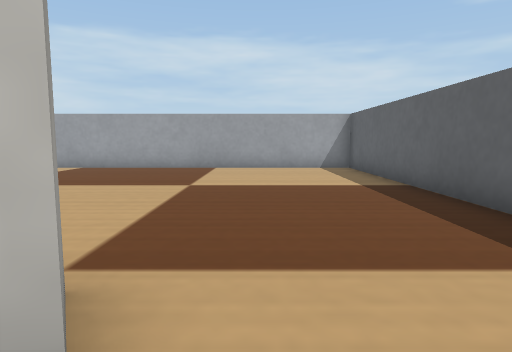
View 1 (above)

16 first-person views from a walk through a world built for the Webots simulator. The camera is 0.05 m above the floor, tilts 6° down and sees 75° across. The floor is counted in squares, 0.05 m on a side. Each view is taken from the middle of a square. On the plan, view 1 faces up. The plan holds only what a view shows up to about 13 squares ahead; the rest is blank. The robots in the file are not drawn. Simple shapes and patterns stand in for the simulator's stock objects.

View 2
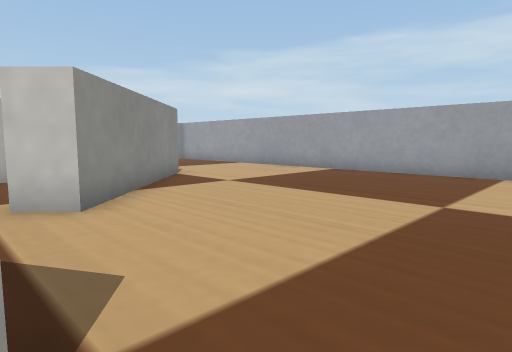

View 3
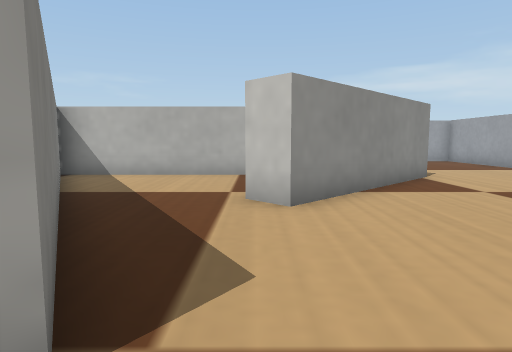

View 4
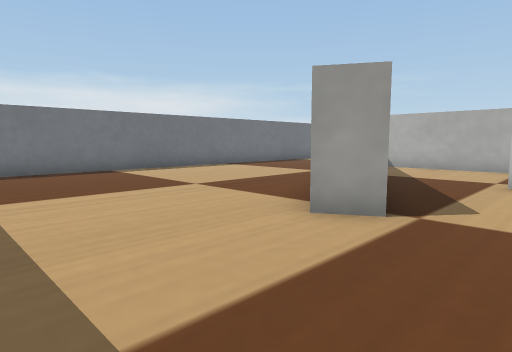

View 5
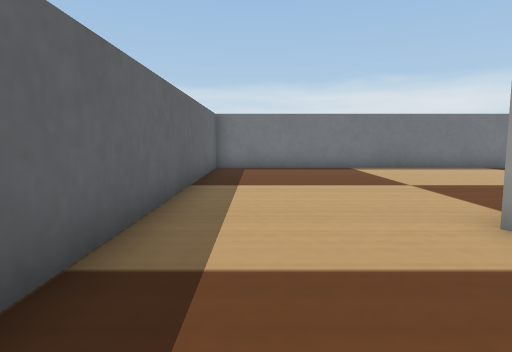

View 6
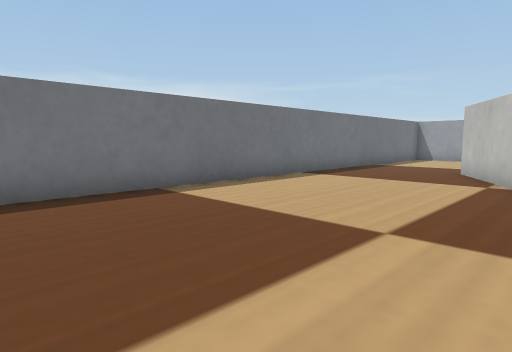

View 7
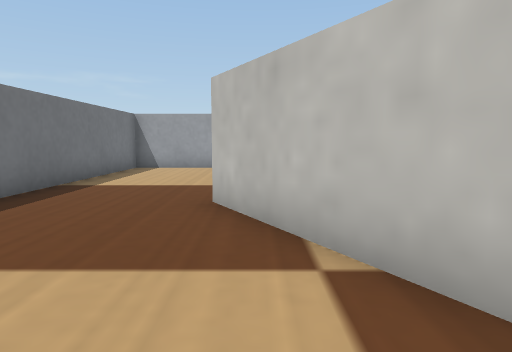

View 8
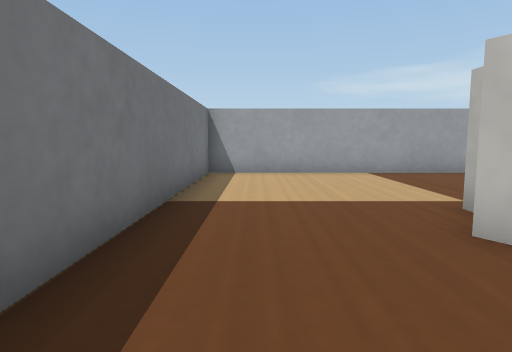

View 9
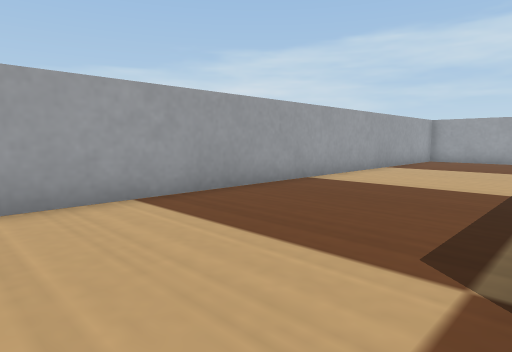

View 10
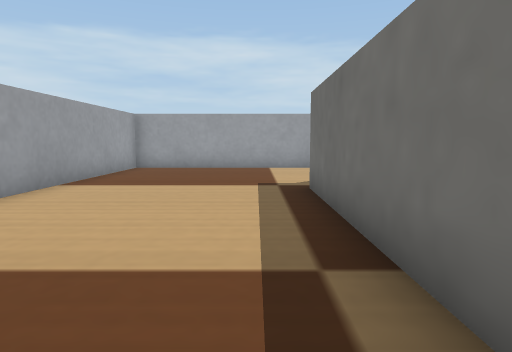

View 11
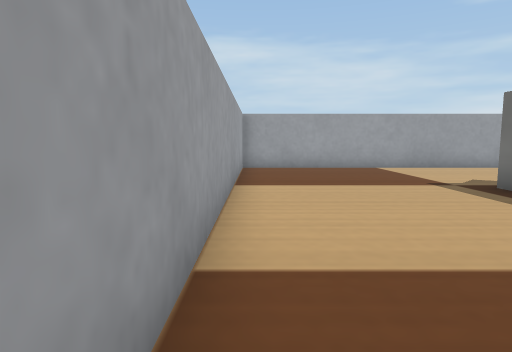

View 12
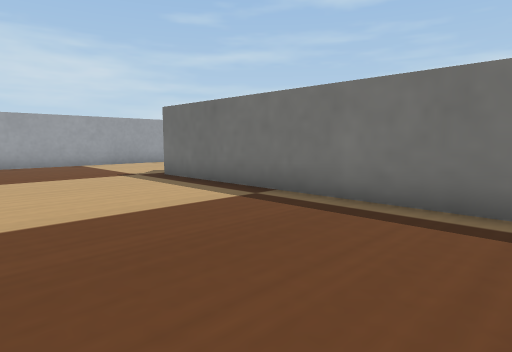

View 13
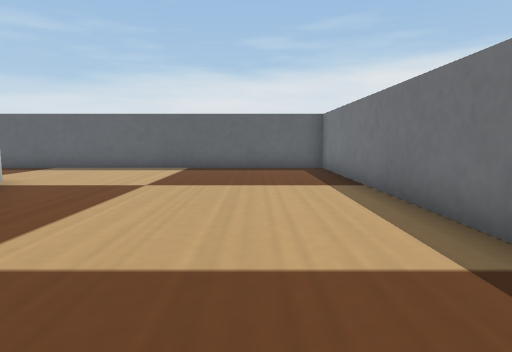

View 14
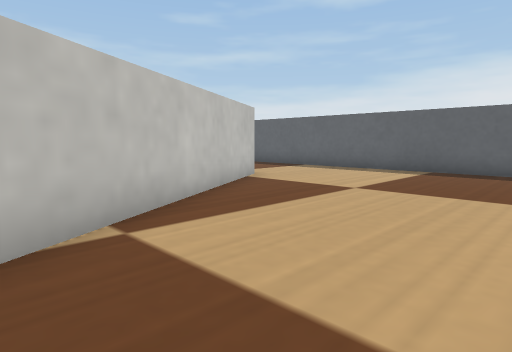

View 15
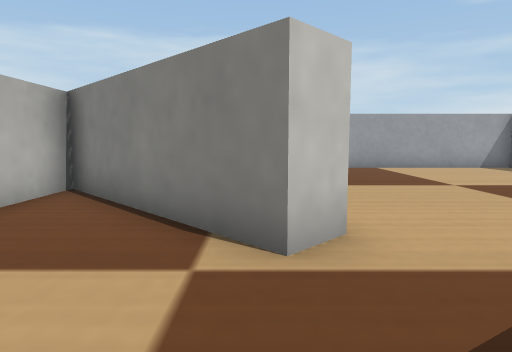

View 16
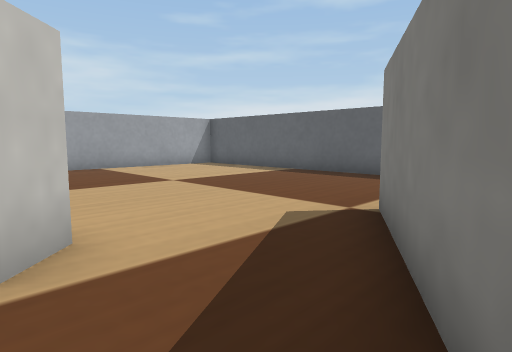

### Floor plan
Points are (right, up) in squares from view 1. A wall is a line through its corners. A room is listed if a view was taken in it or the views show most of it. See-through windows are left out.
Room 1 (views 1, 2, 3, 4, 5, 6, 7, 8, 9, 10, 11, 12, 13, 14, 15, 16)
walls: (-10.9, -1.4) (-10.9, 7.1); (-9.3, 7.8) (-5, 3.5) (-5.7, 2.8) (-9.9, 6.9) (-9.9, -2.8) (-1.3, 2.1) (-0.8, 1.3) (-9.5, -3.8); (3.5, -7.5) (3.5, 12.5) (-16.5, 12.5) (-16.5, -7.5) (3.5, -7.5)

Positions as (right, up) in squares from view 1, and headings:
1: (0, 0), facing up
2: (0, 2), facing up-left
3: (0, 3), facing left
4: (3, 4), facing down-left
5: (2, 5), facing down
6: (2, -1), facing down-left
7: (-4, -3), facing left
8: (-6, -6), facing left
9: (-11, -5), facing up-left
10: (-12, 0), facing up
11: (-16, 0), facing up
12: (-16, -2), facing up-right
13: (-9, -5), facing right
14: (-8, -6), facing up-right
15: (-6, 0), facing up
16: (-6, 0), facing up-right
